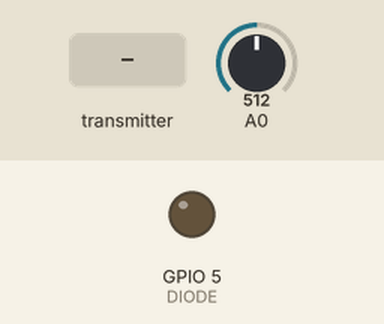
This sketch was run on a simulated ESP8266 (NodeMCU). On the bench: output pins drawn as LEDs (lit = HIGH). The inputs (shaded band) are chosen by the test bench; at power-on: A0 = 512. What the sketch prints to the serial monitor is not drawn.

Above: at 2.2 s.
2.3 s: the transmitter starts sending tau_m = 256
5.3 s: the transmitter starts sending threshold = 512
6.8 s: the transmitter starts sending threshold = 0
9.8 s: the transmitter starts sending refracion_period = 256
Timing chart, 0 to 12.6 s (numbered marks = the images above; inputs shaded):
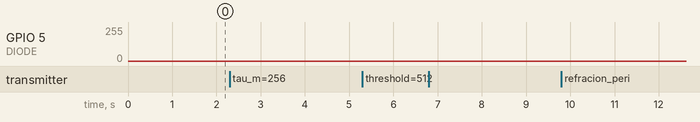

The sketch:

leaky_integrate_and_fire.ino
```cpp
// Neuron with an activation function based on leaky integrate-and-fire model

#include <ESP8266WiFi.h>
#include <espnow.h>

const int DIODE = 5;

// Set the lenght of spike increase and decrease - allows us to make different spike shapes (e.g. slow increase and rapid decrease)
int spike_up_step = 1; // the lenght of a step of increase of the brightness
//int spike_activation_time = 100;
int spike_down_step = 1; // the lenght of a step of decrease of the brightness
int spike_duration = 1;

int refr_period = 700;
int resting_V = 207;
float leak = 0.5;
int dt = 10; // time step
int tau_m = 50; // membrane time constant; set to 1 to skip
int threshold = 450;

float memb_V_prev = resting_V; //set initial value of the membrane potential
float memb_V = memb_V_prev;
float dV;
float input;
float last_input;

const int window_n = 100;
float avarage_array[window_n] = {0};

// Structure example to receive data
// Must match the sender structure
typedef struct data_struct {
    int tau_m;
    int refracion_period;
    int threshold;
    int spike_duration;
} data_struct;

// Create a struct_message called myData
data_struct myData;

// Callback function that will be executed when data is received
void OnDataRecv(uint8_t * mac, uint8_t *incomingData, uint8_t len) {
  memcpy(&myData, incomingData, sizeof(myData));
  tau_m = myData.tau_m;
  refr_period = myData.refracion_period;
  threshold = myData.threshold;
  spike_duration = myData.spike_duration;
//  Serial.println(myData.tau_m);
//  Serial.println(myData.refracion_period);
//  Serial.println(myData.threshold);
//  Serial.println(myData.spike_duration);

}


void setup() {
   // Initialize Serial Monitor
  Serial.begin(115200);

  // Set device as a Wi-Fi Station
  WiFi.mode(WIFI_STA);
  WiFi.disconnect();

  // Init ESP-NOW
  if (esp_now_init() != 0) {
    Serial.println("Error initializing ESP-NOW");
    return;
  }

  // Once ESPNow is successfully Init, we will register for recv CB to
  // get recv packer info
  esp_now_set_self_role(ESP_NOW_ROLE_SLAVE);
  esp_now_register_recv_cb(OnDataRecv);

  // put your setup code here, to run once:
  pinMode(DIODE, OUTPUT);
  pinMode(A0, INPUT);
//  Serial.begin(115200);


  for (int n=0; n < window_n; n++){
    avarage_array[n] = analogRead(A0) / 3;
    delay(dt);
  }

}


int avarage_n = 0;
float avarage;


void loop() {
  // print out constant values to check
    Serial.print("Received \n");
    Serial.println(tau_m);
    Serial.println(refr_period);
    Serial.println(threshold);
    Serial.println(spike_duration);

  delay(dt);
  last_input = input;
  input = analogRead(A0) / 3;

  avarage_array[avarage_n] = input;
  avarage_n = ++avarage_n % window_n;
  avarage = calc_avarage(avarage_array, window_n);

  dV = (-(memb_V_prev - resting_V)  + input/leak) * (dt/tau_m); // nor sure if dt here is necessary
  memb_V = memb_V + dV;
  memb_V_prev = memb_V;
  if (memb_V > threshold) {
    spike(spike_up_step, spike_down_step, refr_period);
    memb_V = 1200;
    //Serial.println(memb_V);
    memb_V = resting_V;
  }
     //the first variable for plotting
  //Serial.print(memb_V);
  //Serial.print(",");
//  Serial.print(avarage);
//  Serial.print(",");
//  Serial.println(input);
}

void spike(int spike_up_step, int spike_down_step, int refr_period) {
  for (int i = 0; i < 255; i++) {
    analogWrite(DIODE, i);
    delay(spike_up_step);
   }

  //delay(spike_activation_time);

  for (int i = 255; i >= 0; i--) {
    analogWrite(DIODE, i);
    delay(spike_down_step);
  }
  delay(refr_period);
}

float calc_avarage(float arr[], int n){

  float sum = 0;
  for (int i=0; i<n; i++){
    sum += arr[i];
  }
  return sum / n;


}
```

Measured:
- after the input at 5.3 s, GPIO 5 (DIODE): stays 0/255 (without the input it goes to 25/255 after 1.2 s)
